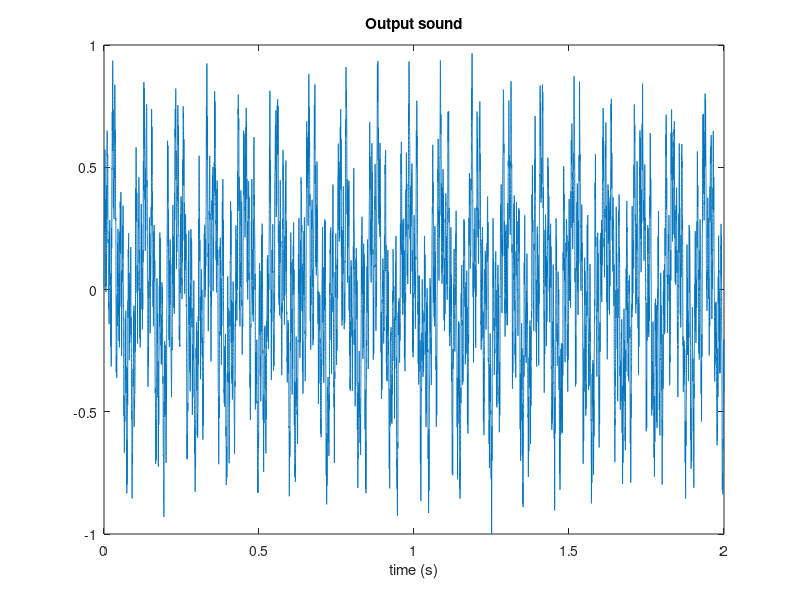

MATLAB code for this plot:
% === Mass-Spring array, Finite Difference Approach

% This code solves the equations of motion for a lumped mass-spring array
% using the finite difference method. 
% It can serve as a (very!) crude first example of a physics-based
% sound synthesis algorithm. 
% The masses and the stiffness coefficient are chosen randomly, as well as
% the initial conditions (u0 and u1). 
% The sampling rate chosen should be high enough to avoid instability. A
% stability check is added to prevent the code from running with unsuitable
% parameters.
%
% If you want to experiment some aleatoric music, try running this code
% several times, like this:
%   for II=1:10
%   MDoF_FD, pause(rand())
%   end
%
% More information on the FD implementation can be found in:
% S. Bilbao, Numerical Sound Synthesis, Wiley, Ch. 3.4
%
% INPUT PARAMETERS:
%   DT: duration of the simulation (in seconds)
%   SR: sampling rate (in Hz)
%   N:  number of degrees of freedom (masses)
%   pt: output location (from 1 to N)
%   M:  vector of the mass values (default random values)
%   C:  vector of the stiffness coefficients (default random values)
%
% AUTHOR: Alberto Torin, University of Edinburgh
% Under Creative Commons By Attribution license.
% ==========================================================

% == Initial Parameters
DT = 2;
SR = 96000;

N = 60;
pt = 4;

M = 0.5+rand(N,1);
C = (2*pi*440)^2 * rand(N+1,1);


% == CODE STARTS HERE 
% convert vectors into diagonal matrices
M = sparse(diag(M));
C = sparse(diag(C));

% create matrix A and A transpose (see lecture slides)
A = spdiags([-ones(N,1), ones(N,1)], -1:0, N+1, N);
AT = A';

% create stiffness matrix
K = AT*C*A;

% divide by masses matrix
B = M\K;

% Check stability of the scheme
if sqrt(eigs(B, 1, 'lm'))/2 > SR
    fprintf('Stability condition violated\n')
    return
end

% Check output location
if pt > N
    fprintf('Output location should not be larger than N\n')
    return
end

% find time step and number of samples
t = 1/SR;
NF = floor(DT*SR);

% == Initial conditions and preallocate output
u0 = rand(N,1).^3;
u1 = rand(N,1).^3;

out = zeros(NF,1);

% == Main Loop: solve FD scheme
for nn = 1:NF
   u = -t^2*B*u1 + 2*u1 - u0;
   
   out(nn) = u(pt);
   
   u0 = u1; u1 = u;
    
end

% == Plot output sound
plot((0:NF-1)*t, out/max(abs(out)))
xlabel('time (s)')
title('Output sound')

% == fade out to avoid click
ramp = linspace(1,0,1000)';
fade = ones(NF,1);
fade(end-999:end) = ramp;

% == play the output
soundsc(out.*fade, SR)